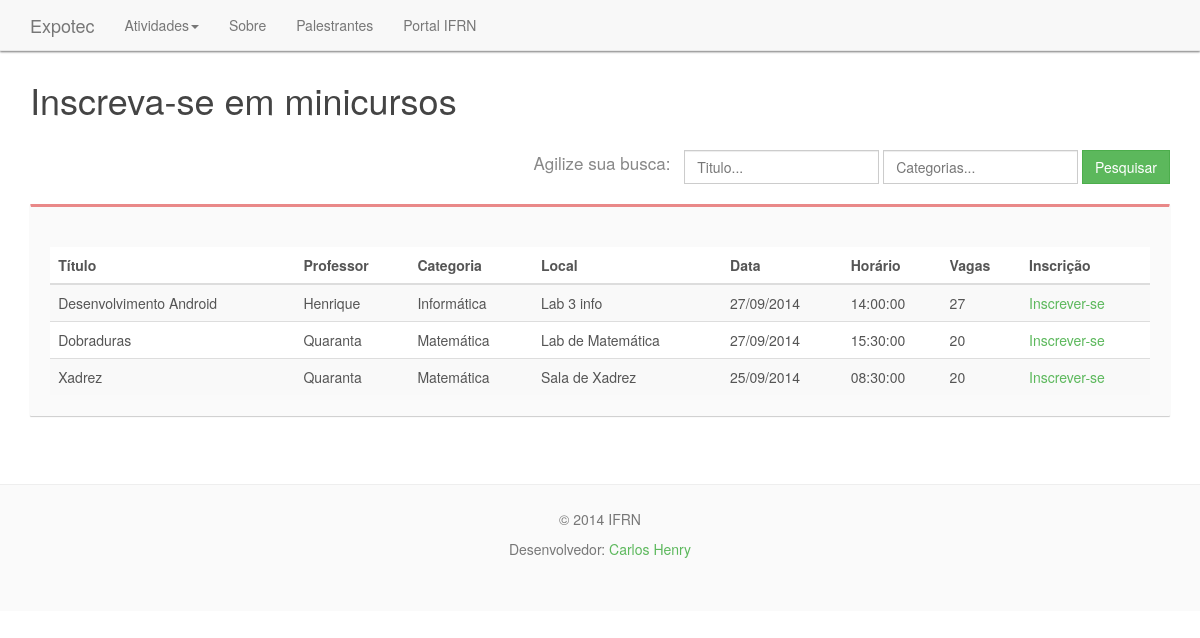
The app's page /view/minicursos/ with its own data.
### tables this page shows
CREATE TABLE IF NOT EXISTS `atividade` (
  `id` int(11) NOT NULL AUTO_INCREMENT,
  `nome` varchar(50) NOT NULL,
  `titulo` varchar(100) NOT NULL,
  `descricao` text NOT NULL,
  `ministrante` varchar(70) NOT NULL,
  `categoria` varchar(255) NOT NULL,
  `local` varchar(70) NOT NULL,
  `vagas` int(11) NOT NULL,
  `data_hora` datetime NOT NULL,
  PRIMARY KEY (`id`)
);

### view/minicursos/index.php (the view, shortened to what this page needs)
<?php include_once '../../php/connection.php'; include_once '../../php/check.php';?>
<!DOCTYPE html>
<html lang="en">
	<head>
		<link rel="stylesheet" href="../../res/lib/css/bootstrap.min.css">
		<link rel="stylesheet" href="../../res/css/style.css">
	</head>
	<body>
		<header class="main-header container">
			<nav class="navbar navbar-default navbar-fixed-top" role="navigation">
			  <div class="container">
			    <div class="navbar-header">
			      <a class="navbar-brand" href="../../">Expotec</a>
			    </div>
			    <div class="collapse navbar-collapse" id="bs-example-navbar-collapse-1">
			      <ul class="nav navbar-nav">
			        <li class="dropdown">
			       	 	<a href="#" class="dropdown-toggle" data-toggle="dropdown">Atividades<span class="caret"></span></a>
                    </li>
                    <li><a href="">Sobre</a></li>
                    <li><a href="">Palestrantes</a></li>
			       	<li ><a target="_blank" href="http://portal.ifrn.edu.br/"> Portal IFRN </a></li>
			       </ul>
			      </div>
			  </div>
			</nav>
			<h1 class=" title visible-md visible-lg "> Inscreva-se em minicursos </h1>
		</header>
		<div class="container main-header ">
			<div class="row" >
				<div class="container">
				<form class="form-inline pull-right" method="POST" action="#" role="form">
				  <span id="search_title"> Agilize sua busca:</span>
				  <div class="form-group">
				 	<div class="input-group">
				      <input class="form-control"  name="title_post" type="text" placeholder="Titulo...">
				    </div>
				  </div>
				  <div class="form-group">
				    <div class="input-group">
				      <input class="form-control" name="categoria_post"  type="text" placeholder="Categorias...">
				    </div>
				  </div>
				  <button type="submit"  class="btn btn-success">Pesquisar</button>
				</form>
				</div>
			</div>
		</div>
		<div class="container main-content ">
			<br>
			<div class="alert col-md-12" >
				<div class="row">
					<br><br>
					<table class="table table-striped">
						<thead>
				          <tr>
				            <th>Título</th>
				            <th>Professor</th>
							<th>Categoria</th>
				            <th>Local</th>
				            <th>Data</th>
				            <th>Horário</th>
				            <th>Vagas</th>
				            <th>Inscrição</th>
				          </tr>
				      </thead>
				      <tbody>
					<?php
						if($_POST){
							$title = $_POST['title_post'];
				        	$categoria = $_POST['categoria_post'];
				        	$command = "SELECT * FROM atividade WHERE nome = 'Minicurso' AND titulo LIKE '%$title%' AND categoria LIKE '%$categoria%'";
						}else{
							$command = "SELECT * FROM atividade WHERE nome = 'Minicurso'";
						}
						    try {
						    	$query = $pdo->prepare($command);
						    	$query->execute();
						    } catch (PDOException $e) {
						      	echo $e->getMessage();
						    }
						    while ($result = $query->fetch(PDO::FETCH_OBJ)) {
							   	$data = substr($result->data_hora, 0, 10);
								$hora = substr($result->data_hora, 11, 8);
							$data = explode("-", $data);
							$data = $data[2]."/".$data[1]."/".$data[0];
							?>
						    <tr>
								<td> <?php echo $result->titulo; ?> </td>
								<td> <?php echo $result->ministrante; ?> </td>
								<td> <?php echo $result->categoria; ?> </td>
							    <td> <?php echo $result->local; ?> </td>
							    <td> <?php echo $data; ?> </td>
							    <td> <?php echo $hora; ?> </td>
							    <td> <?php echo $result->vagas; ?> </td>
								<td> <a href='inscricao/?id=<? echo $result->id; ?>'>Inscrever-se</a></td>
						    </tr>
					    <?php } ?>
			        </tbody>
			      </table>
			</div>
		</div>
	</div>
	<footer>
		<div class="content">
			<div class="text-center">
				<p class="text-muted">© 2014 IFRN</p>
				<p title=":p" class="text-muted">Desenvolvedor: <a target="_blank" href="https://github.com/Hikee">Carlos Henry</a></p>
			</div>
		</div>
	</footer>
	</body>
</html>

### res/css/style.css (style rules this page uses)
* { margin:0;padding: 0; }
body { padding-top: 50px; color:#555; }
.btn-success { border-radius: 0; }
.title { margin: 30px 0; color: #444; }
a,a:link , a:visited { color: #5CB85C; }
#search_title { color: #888; font-size: 17px; margin-right: 10px; }
.alert { border-top: 3px solid #E98888; background-color: #FAFAFA; box-shadow: 0 1px 1px #CCC; border-radius: 1px; padding: 0 3%; }
footer .content { height: 127px;background-color: #FAFAFA;margin: 4% 0 0 0; padding: 2% 0 0 0; border-top: 1px solid #EEE; }
table { margin: 0 }
.table tr { background-color: #FFF;box-shadow: none; }
.navbar { box-shadow: 0 1px 2px #777; }

### records on screen
atividade: titulo "Desenvolvimento Android", ministrante "Henrique", categoria "Informática", local "Lab 3 info", data_hora "27/09/2014", data_hora "14:00:00", vagas "27"
atividade: titulo "Dobraduras", ministrante "Quaranta", categoria "Matemática", local "Lab de Matemática", data_hora "27/09/2014", data_hora "15:30:00", vagas "20"
atividade: titulo "Xadrez", ministrante "Quaranta", categoria "Matemática", local "Sala de Xadrez", data_hora "25/09/2014", data_hora "08:30:00", vagas "20"
